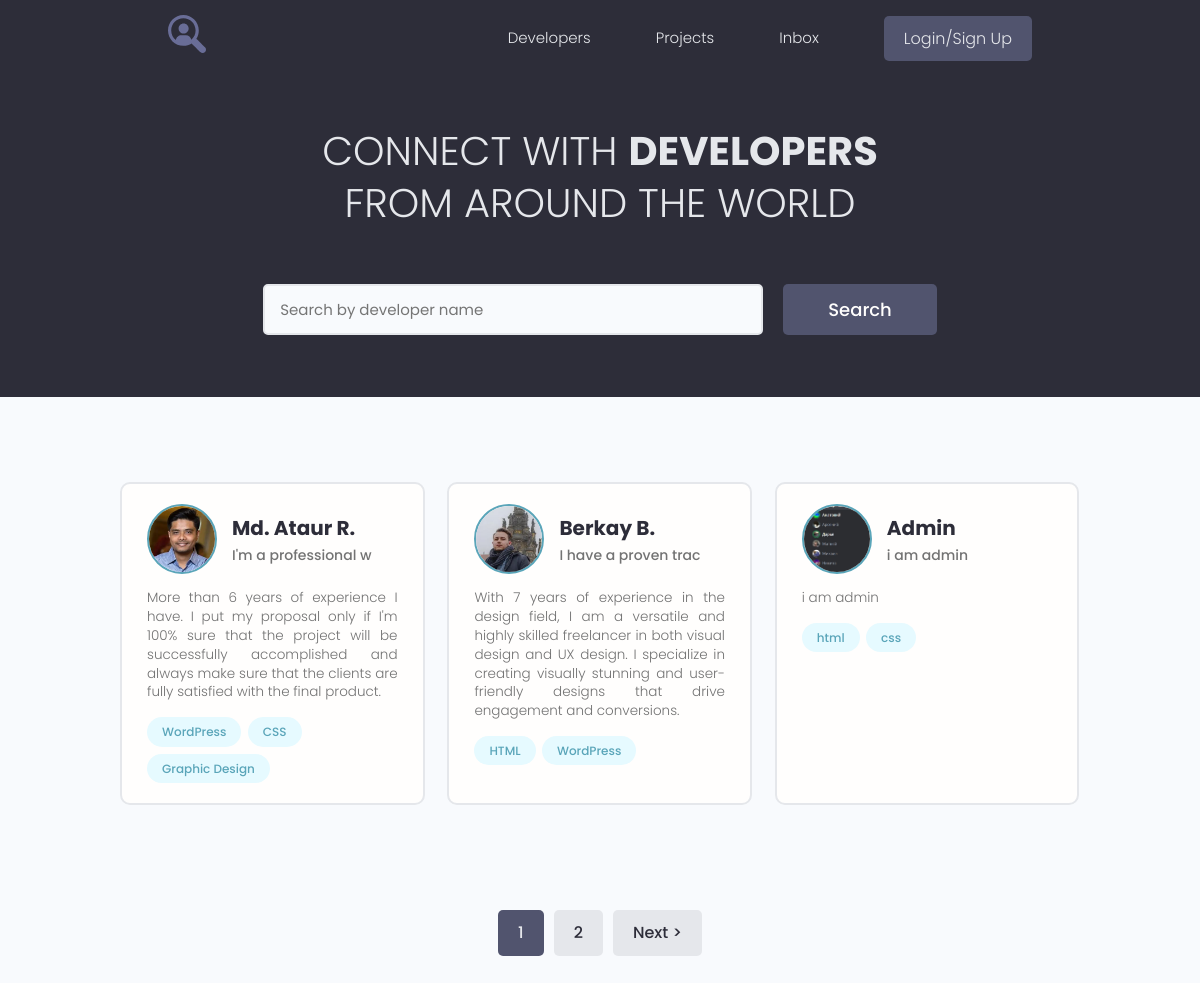
The page / on the database its author committed.
### users/models.py (models this page shows, shortened)
class Profile(models.Model):
    user = models.OneToOneField(User, on_delete=models.CASCADE, null=True, blank=True)
    name = models.CharField(max_length=200, blank=True, null=True)
    email = models.EmailField(max_length=200, blank=True, null=True)
    username = models.CharField(max_length=200, blank=True, null=True)
    short_info = models.CharField(max_length=200, blank=True, null=True)
    bio = models.TextField(blank=True, null=True)
    profile_image = models.ImageField(upload_to='profiles/', default='profiles/user-default.png')
    social_github = models.CharField(max_length=200, blank=True, null=True)
    social_youtube = models.CharField(max_length=200, blank=True, null=True)
    social_website = models.CharField(max_length=200, blank=True, null=True)
    created = models.DateTimeField(auto_now_add=True)

class Skill(models.Model):
    owner = models.ForeignKey(Profile, on_delete=models.CASCADE, blank=True, null=True)
    name = models.CharField(max_length=200, blank=True, null=True)
    description = models.TextField(blank=True, null=True)
    created = models.DateTimeField(auto_now_add=True)
    def __str__(self):
        return self.name

### users/views.py (the view)
# urls.py: path('', profiles, name='profiles'),
def profiles(request):
    profiles_, search_query = search_profiles(request)
    custom_range, profiles_ = paginate_profiles(request, profiles_, 3)
    context = {
        'profiles': profiles_,
        'search_query': search_query,
        'custom_range': custom_range,
    }
    return render(request, 'users/index.html', context=context)

### users/utils.py (called while the page is built)
def search_profiles(request):
    search_query = ''
    if request.GET.get('search_query'):
        search_query = request.GET.get('search_query')
    skills = Skill.objects.filter(name__icontains=search_query)
    profiles_ = Profile.objects.distinct().filter(Q(name__icontains=search_query) | Q(short_info__icontains=search_query) | Q(skill__in=skills))
    return profiles_, search_query

def paginate_profiles(request, profiles, results):
    page = request.GET.get('page')
    paginator = Paginator(profiles, results)
    try:
        projects = paginator.page(page)
    except PageNotAnInteger:
        page = 1
        projects = paginator.page(page)
    except EmptyPage:
        page = paginator.num_pages
        projects = paginator.page(page)
    left_index = int(page) - 2
    if left_index < 1:
        left_index = 1
    right_index = int(page) + 2
    if right_index > paginator.num_pages:
        right_index = paginator.num_pages + 1
    custom_range = range(left_index, right_index)
    return custom_range, projects

### users/templates/users/index.html (shortened to what this page needs)
{% extends 'projects/base.html' %}
{% block content %}
  <main class="home">
    <section class="hero-section text-center">
      <div class="container container--narrow">
        <div class="hero-section__box">
          <h2>CONNECT WITH <span>DEVELOPERS</span></h2>
          <h2>FROM AROUND THE WORLD</h2>
        </div>
        <div class="hero-section__search">
          <form id="search" class="form" action="{% url 'profiles' %}" method="get">
            <div class="form__field">
              <input class="input input--text" id="formInput#search" type="text" name="search_query"
                placeholder="Search by developer name" value="{{ search_query }}"/>
            </div>
            <input class="btn btn--sub btn--lg" type="submit" value="Search" />
          </form>
        </div>
      </div>
    </section>
    <section class="devlist">
      <div class="container">
        <div class="grid grid--three">
          {% for profile in profiles %}
            <div class="column card">
            <div class="dev">
              <a href="{% url 'user_profile' profile.id %}" class="card__body">
                <div class="dev__profile">
                  <img class="avatar avatar--md" src="{{ profile.profile_image.url }}" alt="image" />
                  <div class="dev__meta">
                    <h3>{{ profile.name }}</h3>
                    <h5>{{ profile.short_info|slice:'20' }}</h5>
                  </div>
                </div>
                <p class="dev__info">
                  {{ profile.bio }}
                </p>
                <div class="dev__skills">
                  {% for skill in profile.skill_set.all %}
                    <span class="tag tag--pill tag--main">
                    <small>{{ skill }}</small>
                  </span>
                  {% endfor %}
                </div>
              </a>
            </div>
          </div>
          {% endfor %}
        </div>
      </div>
    </section>
    {% include 'projects/pagination.html' with queryset=profiles custom_range=custom_range %}
  </main>
{% endblock %}

### projects/static/styles/app.css (style rules this page uses)
:root { --color-sub: #2d2d39; }
.btn--sub { background-color: var(--color-sub-light); }
.card { border: 2px solid var(--color-light); }
img { width: 100%; }
.hero-section { height: 40vh; display: flex; align-items: center; background-color: var(--color-sub); }
.hero-section__box { margin-bottom: 4rem; }
.hero-section__box > h2, .hero-section__box > h2 > span { font-size: 4rem; color: var(--color-light); line-height: 1.3; text-transform: uppercase; }
.hero-section__box > h2 { font-weight: 300; }
.hero-section__box > h2 > span { font-weight: 700; }
.hero-section__search > .form { display: flex; align-items: center; justify-content: center; gap: 2rem; }
.hero-section__search > .form input.input--text { width: 50rem; }
.devlist { margin-top: 8rem; }
.devlist .grid { align-items: stretch; }
.devlist .dev .dev__profile { display: flex; align-items: center; gap: 1.5rem; }
.devlist .dev .dev__meta h3 { color: var(--color-sub); font-size: 2rem; font-weight: 700; }
.devlist .dev .dev__meta h5 { color: var(--color-text); font-size: 1.4rem; font-weight: 500; }
.devlist .dev .dev__info { margin: 1.5rem 0; font-size: 1.35rem; line-height: 1.4; text-align: justify; }

### projects/static/uikit/styles/modules/_variables.css (style rules this page uses)
:root { --color-main: #5aa5b9; --color-main-light: #e6faff; --color-sub: #3f4156; --color-sub-light: #51546e; --color-sub-lighter: #ededfd; --color-text: #737373; --color-gray: #8b8b8b; --color-light: #e5e7eb; --color-light-gray: #767676; --color-bg: #f8fafd; --color-white: #fffefd; --color-white-light: #f3f3f3; --color-success: #359e64; --color-success-bg: #def8e8; --color-error: #fc4b0b; --color-error-bg: #fff2ee; --font-base: 'Poppins', arial, helvetica, 'Segoe UI', roboto, ubuntu, sans-serif; --font-monospace: 'Fira Code', 'Courier New', courier, monospace; --font-regular: 300; --font-medium: 500; --font-bold: 700; --generic-shadow: 1px 1px 5px #00000010; --generic-transition: all 0.3s ease-in-out; }

### projects/static/uikit/styles/modules/_base.css (style rules this page uses)
* { margin: 0; padding: 0; box-sizing: border-box; text-rendering: optimizeLegibility; color: inherit; font-size: inherit; }
html { font-size: 50%; }
@media only screen and (min-width: 480px) { html { font-size: 56.25%; } }
@media only screen and (min-width: 1200px) { html { font-size: 62.5%; } }
body { line-height: 1.6; font-weight: 400; font-size: 1.5rem; color: var(--color-text); background-color: var(--color-bg); min-height: 100vh; }

### projects/static/uikit/styles/modules/_typography.css (style rules this page uses)
* { font-family: var(--font-base); }
h2 { font-size: 3.6rem; font-weight: var(--font-bold); }
h3 { font-size: 3.2rem; font-weight: var(--font-medium); }
h5 { font-size: 2.4rem; font-weight: var(--font-medium); }
h5, h6 { font-weight: var(--font-regular); }
p, span, strong { font-size: 1.6rem; color: var(--color-text); font-weight: var(--font-regular); }
a { padding-bottom: 2px; text-decoration: none; display: inline-block; color: var(--color-main); font-weight: var(--font-medium); }

### projects/static/uikit/styles/modules/_utilities.css (style rules this page uses)
.container { width: 92%; max-width: 165rem; margin: 0 auto; box-sizing: border-box; }
.container--narrow { width: 92%; max-width: 120rem; }
@media screen and (min-width: 1000px) { .container { width: 90%; } }
@media screen and (min-width: 1000px) { .container--narrow { width: 85%; } }
@media screen and (min-width: 1200px) { .container { width: 80%; } }
@media screen and (min-width: 1200px) { .container--narrow { width: 72%; } }
.text-center { text-align: center; }

### projects/static/uikit/styles/modules/_avatar.css (style rules this page uses)
.avatar { border-radius: 50%; border: 2px solid var(--color-main); object-fit: cover; }
.avatar--md { height: 7rem; width: 7rem; }

### projects/static/uikit/styles/modules/_button.css (style rules this page uses)
.btn { display: inline-block; position: relative; cursor: pointer; background-color: var(--color-light); font-weight: var(--font-medium); color: var(--color-sub); text-decoration: none; padding: 1rem 2rem; border-radius: 0.5rem; border: none; width: -webkit-fit-content; width: -moz-fit-content; width: fit-content; height: -webkit-fit-content; height: -moz-fit-content; height: fit-content; font-size: 1.6rem; outline-width: 0; outline-color: transparent; -webkit-backface-visibility: hidden; backface-visibility: hidden; transition: all 0.3s ease-in-out; }
.btn--sub { background-color: var(--color-sub); color: var(--color-white); }
.btn--lg { font-size: 1.8rem; padding: 1.2rem 4.5rem; }

### projects/static/uikit/styles/modules/_card.css (style rules this page uses)
.card { border-radius: 1rem; background-color: var(--color-white); border: 1.5px solid var(--color-light); width: auto; height: auto; margin-top: 0.5rem; margin-bottom: 0.5rem; overflow: hidden; }
.card__body, .card__header { padding: 2rem 2.5rem; }

### rows shown on the page
Profile: profile_image (picture), name "Md. Ataur R.", short_info "I'm a professional w", bio "More than 6 years of experience I have. I put my proposal only if I'm 100% sure that the project will be successfully accomplished and always make sure that the clients are fully satisfied with the final product."
Skill: name "WordPress"
Skill: name "CSS"
Skill: name "Graphic Design"
Profile: profile_image (picture), name "Berkay B.", short_info "I have a proven trac", bio "With 7 years of experience in the design field, I am a versatile and highly skilled freelancer in both visual design and UX design. I specialize in creating visually stunning and user-friendly designs that drive engagement and conversions."
Skill: name "HTML"
Skill: name "WordPress"
Profile: profile_image (picture), name "Admin", short_info "i am admin", bio "i am admin"
Skill: name "html"
Skill: name "css"

### other values the page prints
{{ page }} "1"
{{ page }} "2"
